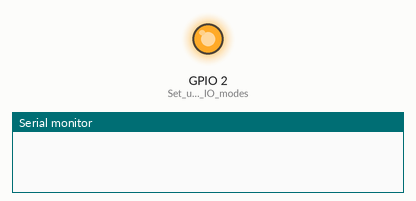
Bench run of a sketch on a simulated ESP8266 (NodeMCU). Parts: output pins drawn as LEDs (lit = HIGH), the last lines printed to the serial monitor. WiFi joins after 1.5 s; servers stay silent unless stated.

Above: at 0.1 s.
At 1.7 s:
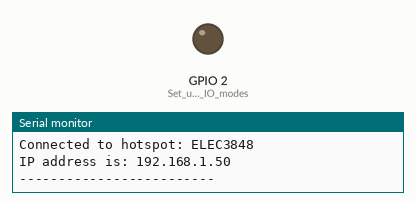
Timing chart, 0 to 3.2 s (numbered marks = the images above):
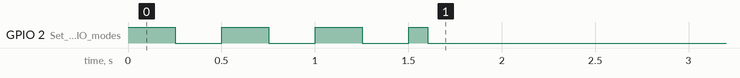

The sketch:

Task1.ino
```cpp
#include <ESP8266WiFi.h> //Import two new library
#define WIFI_SSID "ELEC3848"
#define WIFI_PW "password"

void setup() {
    pinMode(LED_BUILTIN, OUTPUT); // Set up pin IO modes

    digitalWrite(LED_BUILTIN, HIGH); // Turn off the lights

    Serial.begin(115200);

    WiFi.begin(WIFI_SSID, WIFI_PW); // Start Wi-Fi connection
    while (WiFi.status() != WL_CONNECTED) { // Waiting for connection success
      delay(250);
      digitalWrite(LED_BUILTIN, !digitalRead(LED_BUILTIN));
      Serial.println("Connecting to WiFi..");
    }
    Serial.println("Connected to the WiFi network");
    delay(100);
    digitalWrite(LED_BUILTIN, LOW); //Turn on the light to indicate Wi-Fi success
    Serial.println("-------------------------");
    Serial.println("Hello from ESP8266");
    Serial.print("Connected to hotspot: ");
    Serial.println(WIFI_SSID);
    Serial.print("IP address is: ");
    Serial.println(WiFi.localIP());
    Serial.println("-------------------------");
}

void loop() {
}
```
